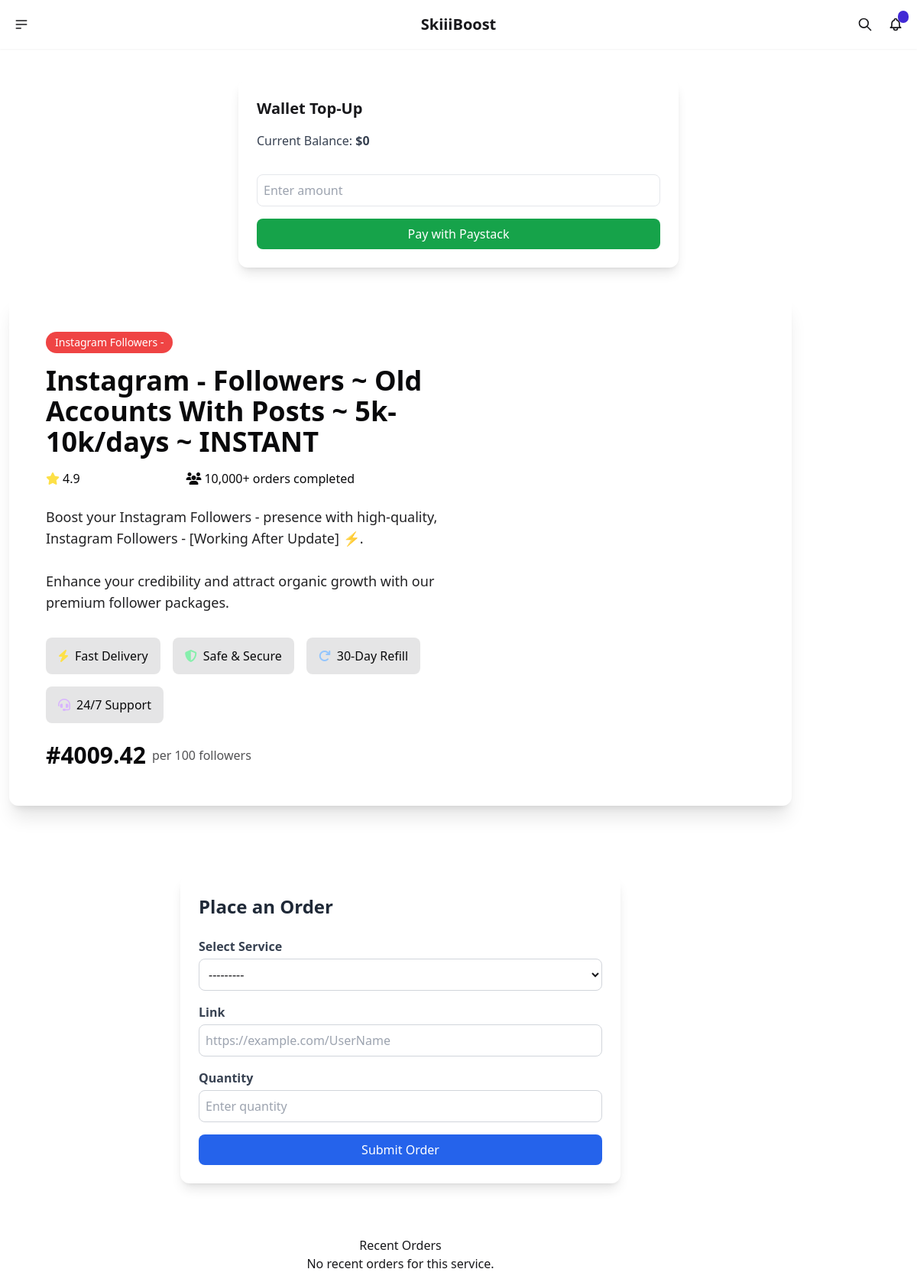
Page /smmboost/service/2602/ on the committed database.
### smmboost/models.py (models this page shows)
class Service(models.Model):
    service_id = models.IntegerField()
    name = models.CharField(max_length=255)
    category = models.CharField(max_length=255)
    rate = models.FloatField()
    min_quantity = models.IntegerField()
    max_quantity = models.IntegerField()
    def __str__(self):
        return f"{self.name} - {self.category}"

### smmboost/views.py (the view, shortened to what this page needs)
# urls.py: path('service/<int:service_id>/', views.service_detail, name='service_detail'),
def service_detail(request, service_id):
    service = get_object_or_404(Service, id=service_id)
    return render(request, 'smmboost/service_detail.html', {'service': service, 'form': OrderForm()})

### smmboost/forms.py
class OrderForm(forms.Form):
    service = forms.ModelChoiceField(
        queryset=Service.objects.all(),
        widget=forms.Select(attrs={
            'class': 'w-full p-2 border rounded-lg border-gray-300 focus:ring focus:outline-none'
        })
    )
    link = forms.URLField(
        widget=forms.URLInput(attrs={
            'placeholder': 'https://example.com/UserName',
            'class': 'w-full p-2 border rounded-lg border-gray-300 focus:ring focus:outline-none'
        })
    )
    quantity = forms.IntegerField(
        widget=forms.NumberInput(attrs={
            'placeholder': 'Enter quantity',
            'class': 'w-full p-2 border rounded-lg border-gray-300 focus:ring focus:outline-none'
        })
    )

### smmboost/context_processors.py (called while the page is built)
def user_balance(request):
    if request.user.is_authenticated:
        try:
            balance = Wallet.objects.get(user=request.user).balance
        except Wallet.DoesNotExist:
            balance = 0
    else:
        balance = 0
    return {'user_balance': balance}

### smmboost/templatetags/form_tags.py (called while the page is built)
@register.filter(name='first_words')
def first_words(value, num=3):
    return ' '.join(value.split()[:num])

### templates/smmboost/service_detail.html (shortened to what this page needs)
{% extends 'smmboost/base.html' %}
{% load static %}
{%load form_tags%}
{% block content %}
<div class="container mx-auto">
    <section class="bg-gradient-to-br from-instagram-900 to-instagram-500 rounded-xl shadow-xl overflow-hidden mb-8 text-white">
        <div class="flex flex-col md:flex-row">
            <div class="md:w-3/5 p-8 md:p-12">
                <span class="inline-block bg-red-500 backdrop-blur-sm text-white px-3 py-1 rounded-full text-sm font-medium mb-4">
                    {{service.category|first_words}}
                </span>
                <h1 class="text-3xl md:text-4xl text-neutral font-bold mb-4">{{ service.name }}</h1>
                <div class="flex items-center mb-6">
                    <div class="flex items-center mr-6 text-neutral">
                        <i class="fas fa-star text-yellow-300 mr-1"></i>
                        <span class="font-medium">4.9</span>
                        <span class="text-white/70 ml-1">(2,384 reviews)</span>
                    </div>
                    <div class="flex items-center text-neutral">
                        <i class="fas fa-users text-neutral mr-1"></i>
                        <span>10,000+ orders completed</span>
                    </div>
                </div>
                <p class="text-lg mb-8 text-neutral/90">Boost your {{service.category|first_words}} presence with high-quality, {{service.category}}. <br><br> Enhance your credibility and attract organic growth with our premium follower packages.</p>
                <div class="flex flex-wrap gap-4 mb-6">
                    <div class="bg-neutral/10 text-neutral backdrop-blur-sm rounded-lg px-4 py-3 flex items-center">
                        <i class="fas fa-bolt text-yellow-300 mr-2"></i>
                        <span>Fast Delivery</span>
                    </div>
                    <div class="bg-neutral/10 text-neutral backdrop-blur-sm rounded-lg px-4 py-3 flex items-center">
                        <i class="fas fa-shield-alt text-green-300 mr-2"></i>
                        <span>Safe & Secure</span>
                    </div>
                    <div class="bg-neutral/10 text-neutral backdrop-blur-sm rounded-lg px-4 py-3 flex items-center">
                        <i class="fas fa-redo text-blue-300 mr-2"></i>
                        <span>30-Day Refill</span>
                    </div>
                    <div class="bg-neutral/10 text-neutral backdrop-blur-sm rounded-lg px-4 py-3 flex items-center">
                        <i class="fas fa-headset text-purple-300 mr-2"></i>
                        <span>24/7 Support</span>
                    </div>
                </div>
                <div class="flex items-center text-neutral">
                    <span class="text-3xl font-bold mr-2 text-neutral">#{{service.rate}}</span>
                    <span class="text-neutral/70">per 100 followers</span>
                </div>
            </div>
        </div>
    </section>
</div>
<div class="container mt-5">
    <div id="#order-section" x-data="{ loading: false, showToast: false, toastMessage: '', toastType: 'success' }"
        class="max-w-xl mx-auto mt-10 bg-white p-6 rounded-xl shadow-lg" x-init="
  window.addEventListener('order:feedback', event => {
    toastMessage = event.detail.message
    toastType = event.detail.type
    showToast = true
    setTimeout(() => showToast = false, 4000)
  })
">
        <h2 class="text-2xl font-bold mb-6 text-gray-800">Place an Order</h2>
        <form method="post" @submit="loading = true" id="order-form">
            <div class="mb-4">
                <label for="id_service" class="block mb-1 font-semibold text-gray-700">Select Service</label>
                {{ form.service }}
            </div>
            <div class="mb-4">
                <label for="id_link" class="block mb-1 font-semibold text-gray-700">Link</label>
                {{ form.link }}
            </div>
            <div class="mb-4">
                <label for="id_quantity" class="block mb-1 font-semibold text-gray-700">Quantity</label>
                {{ form.quantity }}
            </div>
            <button type="submit"
                class="w-full bg-blue-600 text-white py-2 rounded-lg hover:bg-blue-700 flex justify-center items-center gap-2 transition duration-200"
                :disabled="loading">
                <span x-text="loading ? 'Processing...' : 'Submit Order'"></span>
            </button>
        </form>
    </div>
</div>
<br>
<hr><br>
<h4 class="mt-5">Recent Orders</h4>
<ul>
    {% for order in orders %}
    <li>#{{ order.api_order_id }} - {{ order.status }} - {{ order.created_at|date:"M d, H:i" }}</li>
    {% empty %}
    <li>No recent orders for this service.</li>
    {% endfor %}
</ul>
{% endblock %}

### rows in the picture
Service: category|first_words "Instagram Followers -", name "Instagram - Followers ~ Old Accounts With Posts ~ 5k-10k/days ~ INSTANT", category "Instagram Followers - [Working After Update] ⚡️", rate "4009.42"

### other values in the picture
{{ user_balance }} "0"
